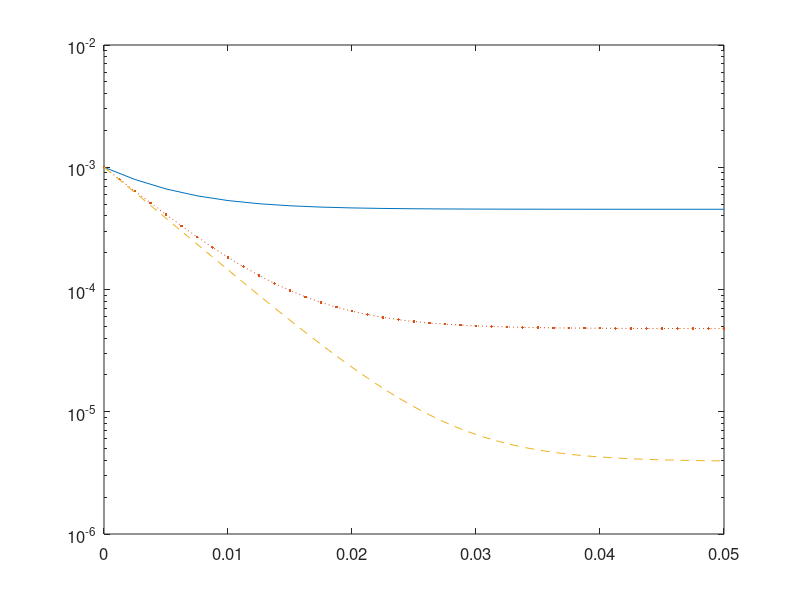

Recreate this plot in MATLAB. (Note: this script raises an error after producing the figure.)
% u'(t)=1-c*sqrt(u)*u, t in [0,0.05] 
% Initial condition: u(0)=u_s ;
clear; clc,close all;
tic
Nt = [20 40 80];
U = [];
Error = [];
c = 10000;
u_s = 1/sqrt(c);
ta = 0;
tb = 0.05;
kappa = 800;
fun = @(t,u) 1-c*abs(u)*u;
for k = 1:length(Nt)
    N = Nt(k);
    h = (tb-ta)/N;    
    A = [1 0 0 0 0;
         0.444370493651235 0.555629506348765 0 0 0;
         0.620101851488403 0 0.379898148511597 0 0;
         0.178079954393132 0 0 0.821920045606868 0;
         0 0 0.517231671970585 0.096059710526147 0.386708617503268];
    b = [0.39175222657189 0 0 0 0;
         0 0.368410593050371 0 0 0;
         0 0 0.251891774271694 0 0;
         0 0 0 0.54497475022852 0;
         0 0 0 0.063692468666290 0.226007483236906];
    t = ta:h:tb;                   % interval partition
    u(1) = 0.9*u_s;                % initial value
    % exponential approximations
    ci = [0 0.39175222700392 0.58607968896779 0.47454236302687 0.93501063100924 1.0];
    psi(1) = exp(ci(1)*h*kappa);
    psi(2) = exp(ci(2)*h*kappa);
    psi(3) = exp(ci(3)*h*kappa);
    psi(4) = exp(ci(4)*h*kappa);
    psi(5) = exp(ci(5)*h*kappa);
    psi(6) = exp(ci(6)*h*kappa);
    for n = 1:N
        % IFRK(5,4) scheme
        u1 = 1/psi(2)*( psi(1)*( A(1,1)*u(n)+b(1,1)*h.*( fun(t(n),u(n))+       kappa*u(n) ) ) );
        u2 = 1/psi(3)*( psi(1)*( A(2,1)*u(n)+b(2,1)*h.*( fun(t(n),u(n))+       kappa*u(n) ) )+...
                        psi(2)*( A(2,2)*u1+  b(2,2)*h.*( fun(t(n)+0.39175222700392*h,u1)+kappa*u1 ) ) );
        u3 = 1/psi(4)*( psi(1)*( A(3,1)*u(n)+b(3,1)*h.*( fun(t(n),u(n))+       kappa*u(n) ) )+...
                        psi(2)*( A(3,2)*u1+  b(3,2)*h.*( fun(t(n)+0.39175222700392*h,u1)+kappa*u1 ) )+...
                        psi(3)*( A(3,3)*u2+  b(3,3)*h.*( fun(t(n)+0.58607968896779*h,u2)+kappa*u2 ) ) );
        u4 = 1/psi(5)*( psi(1)*( A(4,1)*u(n)+b(4,1)*h.*( fun(t(n),u(n))+       kappa*u(n) ) )+...
                        psi(2)*( A(4,2)*u1+  b(4,2)*h.*( fun(t(n)+0.39175222700392*h,u1)+kappa*u1 ) )+...
                        psi(3)*( A(4,3)*u2+  b(4,3)*h.*( fun(t(n)+0.58607968896779*h,u2)+kappa*u2 ) )+...
                        psi(4)*( A(4,4)*u3+  b(4,4)*h.*( fun(t(n)+0.47454236302687*h,u3)+kappa*u3 ) ) );
    u(n+1) = 1/psi(6)*( psi(1)*( A(5,1)*u(n)+b(5,1)*h.*( fun(t(n),u(n))+       kappa*u(n) ) )+...
                        psi(2)*( A(5,2)*u1+  b(5,2)*h.*( fun(t(n)+0.39175222700392*h,u1)+kappa*u1 ) )+...
                        psi(3)*( A(5,3)*u2+  b(5,3)*h.*( fun(t(n)+0.58607968896779*h,u2)+kappa*u2 ) )+...
                        psi(4)*( A(5,4)*u3+  b(5,4)*h.*( fun(t(n)+0.47454236302687*h,u3)+kappa*u3 ) )+...
                        psi(5)*( A(5,5)*u4+  b(5,5)*h.*( fun(t(n)+0.93501063100924*h,u4)+kappa*u4 ) ) );
    end
    T{k} = t;
    U{k} = u;
end
t_s = ta:0.0001:tb;
u_s = ones(1,length(t_s))*u_s;

%% logarithmic plot
figure(1)
semilogy(T{1},abs(U{1}-0.01),'-',T{2},abs(U{2}-0.01),':.',T{3},abs(U{3}-0.01),'--');
axis([ta,tb,1e-6,0.01]);
set(gcf,'color','w');
set (gca,'FontSize',12,'fontweight','demi');
xlabel('$t$','Interpreter','latex','FontSize',16);
ylabel('$|u-u^{*}|$','Interpreter','latex','FontSize',16);
legend('$N=20$','$N=40$','$N=80$','location','northeast');
set(gcf,'Units','centimeters','Position',[10 5 13 10]);
set(gca,'linewidth',1);
set(gca,'box','off');
set(get(gca,'Children'),'linewidth',2);
toc